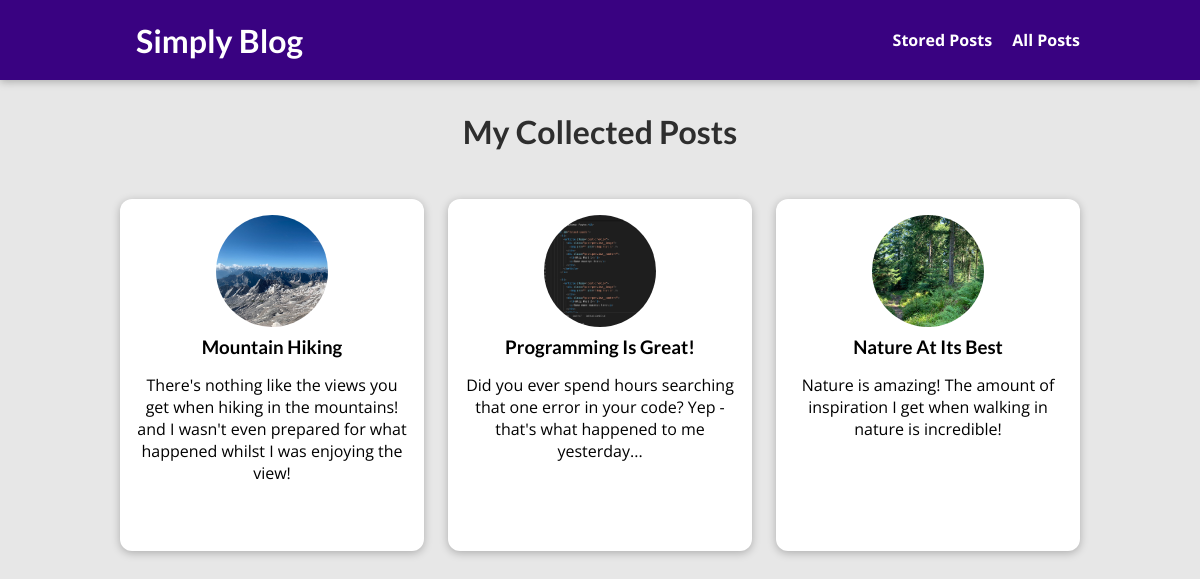
The page /posts on the database its author committed.
### blog/models.py (models this page shows, shortened)
class Post(models.Model):
    title = models.CharField(max_length=150)
    excerpt = models.CharField(max_length=200)
    image = models.ImageField(upload_to="posts", null=True)
    date = models.DateField(auto_now=True)
    slug = models.SlugField(unique=True, db_index=True)
    content = models.TextField(validators=[MinLengthValidator(10)])
    author = models.ForeignKey(Author, on_delete=models.SET_NULL, null=True, related_name='posts')
    tags = models.ManyToManyField(Tag)

### blog/views.py (the view)
# urls.py: path('posts', views.AllPostsView.as_view(), name='posts-page'),
class AllPostsView(ListView):
    template_name = 'blog/all-posts.html'
    model = Post
    ordering = ['-date']
    context_object_name = 'all_posts'

### blog/templates/blog/all-posts.html (shortened to what this page needs)
{% extends "base.html" %}
{% load static %}
{% block css_files %}
<link rel="stylesheet" href="{% static 'blog/post.css' %}" />
<link rel="stylesheet" href="{% static  'blog/all-posts.css' %}" />
{% endblock %}
{% block content %}
<section id="all-posts">
    <h2>My Collected Posts</h2>
    <ul>
        {% for post in all_posts %}
            {% include "blog/includes/post.html" %}
        {% endfor %}
    </ul>
</section>
{% endblock %}

### blog/templates/blog/includes/post.html
<li>
  <article class="post">
    <a href="{% url 'post-detail-page' post.slug %}">
      <img src="{{ post.image.url }}" alt="{{post.title }}" />
      <div class="post__content">
        <h3>{{ post.title }}</h3>
        <p>{{ post.excerpt }}</p>
      </div>
    </a>
  </article>
</li>

### static/app.css (style rules this page uses)
* { box-sizing: border-box; }
html { font-family: 'Open Sans', 'Lato', sans-serif; }
body { margin: 0; }
h1, h2, h3 { font-family: 'Lato', sans-serif; font-weight: bold; }

### blog/static/blog/post.css (style rules this page uses)
.post { display: flex; flex-direction: column; align-items: center; text-align: center; }
.post a { text-decoration: none; color: black; transition: all 0.2s ease; padding: 1rem; }
.post img { width: 5rem; height: 5rem; object-fit: cover; border-radius: 50%; }
.post h3 { margin: 0.25rem 0; }

### blog/static/blog/all-posts.css (style rules this page uses)
body { background-color: #e7e7e7; }
#all-posts { margin: 7rem auto; width: 90%; max-width: 60rem; }
#all-posts h2 { text-align: center; font-size: 2rem; color: #2e2e2e; margin: 3rem 0; }
ul { list-style: none; margin: 0; padding: 0; display: grid; grid-template-columns: repeat(auto-fill, minmax(17rem, 1fr)); gap: 1.5rem; }
.post img { width: 7rem; height: 7rem; }
.post a { height: 22rem; transform-origin: center; box-shadow: 0 2px 8px rgba(0, 0, 0, 0.25); border-radius: 12px; background-color: white; }

### rows shown on the page
Post: image (picture), title "Mountain Hiking", excerpt "There's nothing like the views you get when hiking in the mountains! and I wasn't even prepared for what happened whilst I was enjoying the view!"
Post: image (picture), title "Programming Is Great!", excerpt "Did you ever spend hours searching that one error in your code? Yep - that's what happened to me yesterday..."
Post: image (picture), title "Nature At Its Best", excerpt "Nature is amazing! The amount of inspiration I get when walking in nature is incredible!"
